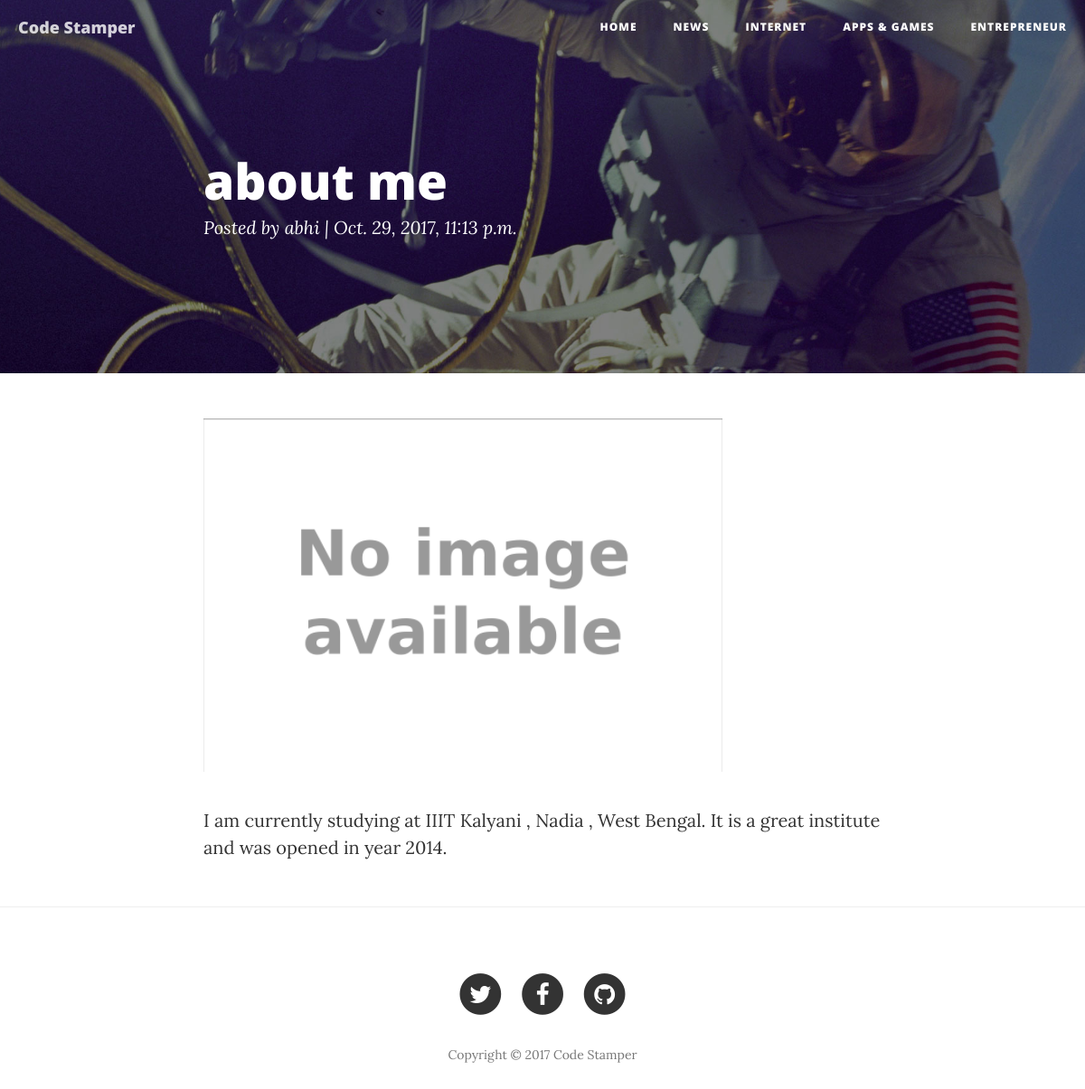
The app's page /post/2/ with its own data.
### blog/models.py (models this page shows, shortened)
class Post(models.Model):
    author = models.ForeignKey('auth.User')
    title = models.CharField(max_length=200)
    image = models.ImageField(upload_to='media', default='no-img.png')
    text = models.TextField()
    published_date = models.DateTimeField(
            default=timezone.now)
    section = models.CharField(max_length=15, default='home')

### blog/views.py (the view)
# urls.py: url(r'^post/(?P<pk>\d+)/$', views.post_detail, name='post_detail'),
def post_detail(request,pk):
	post = get_object_or_404(Post, pk=pk)
	return render(request, 'blog/post_detail.html', {'post': post})

### blog/templates/blog/post_detail.html (shortened to what this page needs)
<!DOCTYPE html>
<html lang="en">
<head>
    {% load static %}
    <link href="/static/vendor/bootstrap/css/bootstrap.min.css" rel="stylesheet">
    <link href="/static/css/clean-blog.min.css" rel="stylesheet">
    <link href="/static/vendor/font-awesome/css/font-awesome.min.css" rel="stylesheet" type="text/css">
</head>
<body>
    <nav class="navbar navbar-default navbar-custom navbar-fixed-top">
        <div class="container-fluid">
            <div class="navbar-header page-scroll">
                <a class="navbar-brand" href="/home">Code Stamper</a>
            </div>
            <div class="collapse navbar-collapse" id="bs-example-navbar-collapse-1">
                <ul class="nav navbar-nav navbar-right">
                    <li>
                        <a href="/home">Home</a>
                    </li>
                    <li>
                        <a href="/news">News</a>
                    </li>
                    <li>
                        <a href="/internet">Internet</a>
                    </li>
                    <li>
                        <a href="/apps_games">Apps &amp games</a>
                    </li>
                    <li>
                        <a href="/entrepreneur">Entrepreneur</a>
                    </li>
                </ul>
            </div>
        </div>
    </nav>
    <header class="intro-header" style="background-image: url('/static/img/post-bg.jpg')">
        <div class="container">
            <div class="row">
                <div class="col-lg-8 col-lg-offset-2 col-md-10 col-md-offset-1">
                    <div class="post-heading">
                        <h1>{{ post.title }}</h1>
                        <span class="meta">Posted by {{ post.author }} | {{ post.published_date }} </span>
                    </div>
                </div>
            </div>
        </div>
    </header>
    <article>
        <div class="container">
            <div class="row">
                <div class="col-lg-8 col-lg-offset-2 col-md-10 col-md-offset-1">
                    <div id="holder">
                    <img src="{{ post.image.url }}" class="img-fluid">
                    </div>
                </div>
                <div class="col-lg-8 col-lg-offset-2 col-md-10 col-md-offset-1">
                    <p>{{ post.text | linebreaksbr }}</p>
                </div>
            </div>
        </div>
    </article>
    <hr>
    <footer>
        <div class="container">
            <div class="row">
                <div class="col-lg-8 col-lg-offset-2 col-md-10 col-md-offset-1">
                    <ul class="list-inline text-center">
                        <li>
                            <a target="_blank" href="https://twitter.com">
                                <span class="fa-stack fa-lg">
                                    <i class="fa fa-circle fa-stack-2x"></i>
                                    <i class="fa fa-twitter fa-stack-1x fa-inverse"></i>
                                </span>
                            </a>
                        </li>
                        <li>
                            <a target="_blank" href="https://facebook.com">
                                <span class="fa-stack fa-lg">
                                    <i class="fa fa-circle fa-stack-2x"></i>
                                    <i class="fa fa-facebook fa-stack-1x fa-inverse"></i>
                                </span>
                            </a>
                        </li>
                        <li>
                            <a target="_blank" href="https://github.com/abhi40308/code-stamper">
                                <span class="fa-stack fa-lg">
                                    <i class="fa fa-circle fa-stack-2x"></i>
                                    <i class="fa fa-github fa-stack-1x fa-inverse"></i>
                                </span>
                            </a>
                        </li>
                    </ul>
                    <p class="copyright text-muted">Copyright &copy; 2017 Code Stamper</p>
                </div>
            </div>
        </div>
    </footer>
</body>
</html>

### blog/templates/blog/post_detail.html (style rules this page uses)
#holder { height: 400px !important; width: 600px !important; }
img { max-width: 100% !important; max-height: 100% !important; }

### records on screen
Post: title "about me", author "abhi", published_date "Oct. 29, 2017, 11:13 p.m.", image (placeholder picture), text "I am currently studying at IIIT Kalyani , Nadia , West Bengal. It is a great institute and was opened in year 2014."
